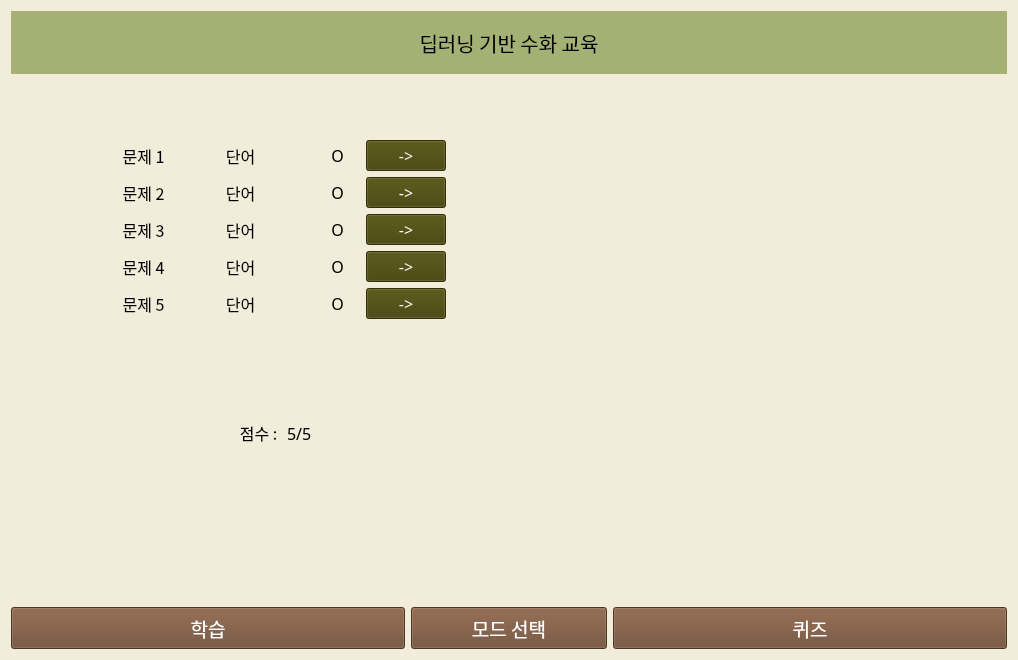
<?xml version="1.0" encoding="UTF-8"?>
<ui version="4.0">
 <class>Form</class>
 <widget class="QWidget" name="Form">
  <property name="geometry">
   <rect>
    <x>0</x>
    <y>0</y>
    <width>1018</width>
    <height>660</height>
   </rect>
  </property>
  <property name="windowTitle">
   <string>Form</string>
  </property>
  <property name="styleSheet">
   <string notr="true">background-color:rgb(242, 236, 218)</string>
  </property>
  <layout class="QGridLayout" name="gridLayout_2">
   <item row="0" column="0">
    <layout class="QGridLayout" name="gridLayout_3">
     <item row="0" column="0">
      <layout class="QGridLayout" name="gridLayout" rowstretch="0,3,25,2">
       <item row="3" column="0">
        <layout class="QHBoxLayout" name="horizontalLayout3" stretch="2,1,2">
         <item>
          <widget class="QPushButton" name="btn_learn">
           <property name="sizePolicy">
            <sizepolicy hsizetype="Minimum" vsizetype="Minimum">
             <horstretch>0</horstretch>
             <verstretch>0</verstretch>
            </sizepolicy>
           </property>
           <property name="font">
            <font>
             <family>한컴 윤고딕 230</family>
             <pointsize>14</pointsize>
            </font>
           </property>
           <property name="styleSheet">
            <string notr="true">QPushButton{
	color: white;
	background-color: rgb(109, 73, 48);
}

QPushButton:hover{
          color: rgb(109, 73, 48);
          background: transparent;
          border: 2px solid brown;
          border-radius: 1px;
}</string>
           </property>
           <property name="text">
            <string>학습</string>
           </property>
          </widget>
         </item>
         <item>
          <widget class="QPushButton" name="btn_mode">
           <property name="sizePolicy">
            <sizepolicy hsizetype="Minimum" vsizetype="Minimum">
             <horstretch>0</horstretch>
             <verstretch>0</verstretch>
            </sizepolicy>
           </property>
           <property name="font">
            <font>
             <family>한컴 윤고딕 230</family>
             <pointsize>14</pointsize>
            </font>
           </property>
           <property name="styleSheet">
            <string notr="true">QPushButton{
	color: white;
	background-color: rgb(109, 73, 48);
}

QPushButton:hover{
          color: rgb(109, 73, 48);
          background: transparent;
          border: 2px solid brown;
          border-radius: 1px;
}</string>
           </property>
           <property name="text">
            <string>모드 선택</string>
           </property>
          </widget>
         </item>
         <item>
          <widget class="QPushButton" name="btn_quiz">
           <property name="sizePolicy">
            <sizepolicy hsizetype="Minimum" vsizetype="Minimum">
             <horstretch>0</horstretch>
             <verstretch>0</verstretch>
            </sizepolicy>
           </property>
           <property name="palette">
            <palette>
             <active>
              <colorrole role="WindowText">
               <brush brushstyle="SolidPattern">
                <color alpha="255">
                 <red>255</red>
                 <green>255</green>
                 <blue>255</blue>
                </color>
               </brush>
              </colorrole>
              <colorrole role="Button">
               <brush brushstyle="SolidPattern">
                <color alpha="255">
                 <red>109</red>
                 <green>73</green>
                 <blue>48</blue>
                </color>
               </brush>
              </colorrole>
              <colorrole role="Text">
               <brush brushstyle="SolidPattern">
                <color alpha="255">
                 <red>255</red>
                 <green>255</green>
                 <blue>255</blue>
                </color>
               </brush>
              </colorrole>
              <colorrole role="ButtonText">
               <brush brushstyle="SolidPattern">
                <color alpha="255">
                 <red>255</red>
                 <green>255</green>
                 <blue>255</blue>
                </color>
               </brush>
              </colorrole>
              <colorrole role="Base">
               <brush brushstyle="SolidPattern">
                <color alpha="255">
                 <red>109</red>
                 <green>73</green>
                 <blue>48</blue>
                </color>
               </brush>
              </colorrole>
              <colorrole role="Window">
               <brush brushstyle="SolidPattern">
                <color alpha="255">
                 <red>109</red>
                 <green>73</green>
                 <blue>48</blue>
                </color>
               </brush>
              </colorrole>
             </active>
             <inactive>
              <colorrole role="WindowText">
               <brush brushstyle="SolidPattern">
                <color alpha="255">
                 <red>255</red>
                 <green>255</green>
                 <blue>255</blue>
                </color>
               </brush>
              </colorrole>
              <colorrole role="Button">
               <brush brushstyle="SolidPattern">
                <color alpha="255">
                 <red>109</red>
                 <green>73</green>
                 <blue>48</blue>
                </color>
               </brush>
              </colorrole>
              <colorrole role="Text">
               <brush brushstyle="SolidPattern">
                <color alpha="255">
                 <red>255</red>
                 <green>255</green>
                 <blue>255</blue>
                </color>
               </brush>
              </colorrole>
              <colorrole role="ButtonText">
               <brush brushstyle="SolidPattern">
                <color alpha="255">
                 <red>255</red>
                 <green>255</green>
                 <blue>255</blue>
                </color>
               </brush>
              </colorrole>
              <colorrole role="Base">
               <brush brushstyle="SolidPattern">
                <color alpha="255">
                 <red>109</red>
                 <green>73</green>
                 <blue>48</blue>
                </color>
               </brush>
              </colorrole>
              <colorrole role="Window">
               <brush brushstyle="SolidPattern">
                <color alpha="255">
                 <red>109</red>
                 <green>73</green>
                 <blue>48</blue>
                </color>
               </brush>
              </colorrole>
             </inactive>
             <disabled>
              <colorrole role="WindowText">
               <brush brushstyle="SolidPattern">
                <color alpha="255">
                 <red>255</red>
                 <green>255</green>
                 <blue>255</blue>
                </color>
               </brush>
              </colorrole>
              <colorrole role="Button">
               <brush brushstyle="SolidPattern">
                <color alpha="255">
                 <red>109</red>
                 <green>73</green>
                 <blue>48</blue>
                </color>
               </brush>
              </colorrole>
              <colorrole role="Text">
               <brush brushstyle="SolidPattern">
                <color alpha="255">
                 <red>255</red>
                 <green>255</green>
                 <blue>255</blue>
                </color>
               </brush>
              </colorrole>
              <colorrole role="ButtonText">
               <brush brushstyle="SolidPattern">
                <color alpha="255">
                 <red>255</red>
                 <green>255</green>
                 <blue>255</blue>
                </color>
               </brush>
              </colorrole>
              <colorrole role="Base">
               <brush brushstyle="SolidPattern">
                <color alpha="255">
                 <red>109</red>
                 <green>73</green>
                 <blue>48</blue>
                </color>
               </brush>
              </colorrole>
              <colorrole role="Window">
               <brush brushstyle="SolidPattern">
                <color alpha="255">
                 <red>109</red>
                 <green>73</green>
                 <blue>48</blue>
                </color>
               </brush>
              </colorrole>
             </disabled>
            </palette>
           </property>
           <property name="font">
            <font>
             <family>한컴 윤고딕 230</family>
             <pointsize>14</pointsize>
            </font>
           </property>
           <property name="styleSheet">
            <string notr="true">QPushButton{
	color: white;
	background-color: rgb(109, 73, 48);
}

QPushButton:hover{
          color: rgb(109, 73, 48);
          background: transparent;
          border: 2px solid brown;
          border-radius: 1px;
}</string>
           </property>
           <property name="text">
            <string>퀴즈</string>
           </property>
          </widget>
         </item>
        </layout>
       </item>
       <item row="1" column="0">
        <layout class="QHBoxLayout" name="horizontalLayout1">
         <item>
          <widget class="QLabel" name="label">
           <property name="font">
            <font>
             <family>한컴 윤고딕 240</family>
             <pointsize>15</pointsize>
            </font>
           </property>
           <property name="styleSheet">
            <string notr="true">background-color:rgb(164, 176, 116)</string>
           </property>
           <property name="text">
            <string>딥러닝 기반 수화 교육</string>
           </property>
           <property name="alignment">
            <set>Qt::AlignCenter</set>
           </property>
          </widget>
         </item>
        </layout>
       </item>
       <item row="2" column="0">
        <layout class="QHBoxLayout" name="horizontalLayout2" stretch="1,1">
         <property name="leftMargin">
          <number>50</number>
         </property>
         <property name="topMargin">
          <number>50</number>
         </property>
         <property name="rightMargin">
          <number>50</number>
         </property>
         <property name="bottomMargin">
          <number>50</number>
         </property>
         <item>
          <layout class="QVBoxLayout" name="verticalLayout" stretch="1,1,1,1,1,2">
           <property name="leftMargin">
            <number>10</number>
           </property>
           <property name="topMargin">
            <number>10</number>
           </property>
           <property name="rightMargin">
            <number>10</number>
           </property>
           <property name="bottomMargin">
            <number>10</number>
           </property>
           <item>
            <layout class="QHBoxLayout" name="horizontalLayout2_1" stretch="1,3,1,1">
             <property name="leftMargin">
              <number>50</number>
             </property>
             <property name="rightMargin">
              <number>50</number>
             </property>
             <item>
              <widget class="QLabel" name="label_text_1">
               <property name="font">
                <font>
                 <family>한컴 윤고딕 230</family>
                 <pointsize>12</pointsize>
                </font>
               </property>
               <property name="text">
                <string>문제 1</string>
               </property>
               <property name="alignment">
                <set>Qt::AlignCenter</set>
               </property>
              </widget>
             </item>
             <item>
              <widget class="QLabel" name="label_word1">
               <property name="font">
                <font>
                 <family>한컴 윤고딕 230</family>
                 <pointsize>12</pointsize>
                </font>
               </property>
               <property name="text">
                <string>단어</string>
               </property>
               <property name="alignment">
                <set>Qt::AlignCenter</set>
               </property>
              </widget>
             </item>
             <item>
              <widget class="QLabel" name="label_check1">
               <property name="font">
                <font>
                 <family>한컴 윤고딕 230</family>
                 <pointsize>12</pointsize>
                </font>
               </property>
               <property name="text">
                <string>O</string>
               </property>
               <property name="alignment">
                <set>Qt::AlignCenter</set>
               </property>
              </widget>
             </item>
             <item>
              <widget class="QPushButton" name="btn_video1">
               <property name="font">
                <font>
                 <family>한컴 윤고딕 230</family>
                 <pointsize>12</pointsize>
                </font>
               </property>
               <property name="styleSheet">
                <string notr="true">QPushButton{
	color: white;
	background-color: rgb(66, 65, 6);
}

QPushButton:hover{
          color: rgb(66, 65, 6);
          background: transparent;
          border: 2px solid dark green;
          border-radius: 1px;
}</string>
               </property>
               <property name="text">
                <string>-&gt;</string>
               </property>
              </widget>
             </item>
            </layout>
           </item>
           <item>
            <layout class="QHBoxLayout" name="horizontalLayout2_2" stretch="1,3,1,1">
             <property name="leftMargin">
              <number>50</number>
             </property>
             <property name="rightMargin">
              <number>50</number>
             </property>
             <item>
              <widget class="QLabel" name="label_text">
               <property name="font">
                <font>
                 <family>한컴 윤고딕 230</family>
                 <pointsize>12</pointsize>
                </font>
               </property>
               <property name="text">
                <string>문제 2</string>
               </property>
               <property name="alignment">
                <set>Qt::AlignCenter</set>
               </property>
              </widget>
             </item>
             <item>
              <widget class="QLabel" name="label_word2">
               <property name="font">
                <font>
                 <family>한컴 윤고딕 230</family>
                 <pointsize>12</pointsize>
                </font>
               </property>
               <property name="text">
                <string>단어</string>
               </property>
               <property name="alignment">
                <set>Qt::AlignCenter</set>
               </property>
              </widget>
             </item>
             <item>
              <widget class="QLabel" name="label_check2">
               <property name="font">
                <font>
                 <family>한컴 윤고딕 230</family>
                 <pointsize>12</pointsize>
                </font>
               </property>
               <property name="text">
                <string>O</string>
               </property>
               <property name="alignment">
                <set>Qt::AlignCenter</set>
               </property>
              </widget>
             </item>
             <item>
              <widget class="QPushButton" name="btn_video2">
               <property name="font">
                <font>
                 <family>한컴 윤고딕 230</family>
                 <pointsize>12</pointsize>
                </font>
               </property>
               <property name="styleSheet">
                <string notr="true">QPushButton{
	color: white;
	background-color: rgb(66, 65, 6);
}

QPushButton:hover{
          color: rgb(66, 65, 6);
          background: transparent;
          border: 2px solid dark green;
          border-radius: 1px;
}</string>
               </property>
               <property name="text">
                <string>-&gt;</string>
               </property>
              </widget>
             </item>
            </layout>
           </item>
           <item>
            <layout class="QHBoxLayout" name="horizontalLayout2_3" stretch="1,3,1,1">
             <property name="leftMargin">
              <number>50</number>
             </property>
             <property name="rightMargin">
              <number>50</number>
             </property>
             <item>
              <widget class="QLabel" name="label_text">
               <property name="font">
                <font>
                 <family>한컴 윤고딕 230</family>
                 <pointsize>12</pointsize>
                </font>
               </property>
               <property name="text">
                <string>문제 3</string>
               </property>
               <property name="alignment">
                <set>Qt::AlignCenter</set>
               </property>
              </widget>
             </item>
             <item>
              <widget class="QLabel" name="label_word3">
               <property name="font">
                <font>
                 <family>한컴 윤고딕 230</family>
                 <pointsize>12</pointsize>
                </font>
               </property>
               <property name="text">
                <string>단어</string>
               </property>
               <property name="alignment">
                <set>Qt::AlignCenter</set>
               </property>
              </widget>
             </item>
             <item>
              <widget class="QLabel" name="label_check3">
               <property name="font">
                <font>
                 <family>한컴 윤고딕 230</family>
                 <pointsize>12</pointsize>
                </font>
               </property>
               <property name="text">
                <string>O</string>
               </property>
               <property name="alignment">
                <set>Qt::AlignCenter</set>
               </property>
              </widget>
             </item>
             <item>
              <widget class="QPushButton" name="btn_video3">
               <property name="font">
                <font>
                 <family>한컴 윤고딕 230</family>
                 <pointsize>12</pointsize>
                </font>
               </property>
               <property name="styleSheet">
                <string notr="true">QPushButton{
	color: white;
	background-color: rgb(66, 65, 6);
}

QPushButton:hover{
          color: rgb(66, 65, 6);
          background: transparent;
          border: 2px solid dark green;
          border-radius: 1px;
}</string>
               </property>
               <property name="text">
                <string>-&gt;</string>
               </property>
              </widget>
             </item>
            </layout>
           </item>
           <item>
            <layout class="QHBoxLayout" name="horizontalLayout2_4" stretch="1,3,1,1">
             <property name="leftMargin">
              <number>50</number>
             </property>
             <property name="rightMargin">
              <number>50</number>
             </property>
             <item>
              <widget class="QLabel" name="label_text">
               <property name="font">
                <font>
                 <family>한컴 윤고딕 230</family>
                 <pointsize>12</pointsize>
                </font>
               </property>
               <property name="text">
                <string>문제 4</string>
               </property>
               <property name="alignment">
                <set>Qt::AlignCenter</set>
               </property>
              </widget>
             </item>
             <item>
              <widget class="QLabel" name="label_word4">
               <property name="font">
                <font>
                 <family>한컴 윤고딕 230</family>
                 <pointsize>12</pointsize>
                </font>
               </property>
               <property name="text">
                <string>단어</string>
               </property>
               <property name="alignment">
                <set>Qt::AlignCenter</set>
               </property>
              </widget>
             </item>
             <item>
              <widget class="QLabel" name="label_check4">
               <property name="font">
                <font>
                 <family>한컴 윤고딕 230</family>
                 <pointsize>12</pointsize>
                </font>
               </property>
               <property name="text">
                <string>O</string>
               </property>
               <property name="alignment">
                <set>Qt::AlignCenter</set>
               </property>
              </widget>
             </item>
             <item>
              <widget class="QPushButton" name="btn_video4">
               <property name="font">
                <font>
                 <family>한컴 윤고딕 230</family>
                 <pointsize>12</pointsize>
                </font>
               </property>
               <property name="styleSheet">
                <string notr="true">QPushButton{
	color: white;
	background-color: rgb(66, 65, 6);
}

QPushButton:hover{
          color: rgb(66, 65, 6);
          background: transparent;
          border: 2px solid dark green;
          border-radius: 1px;
}</string>
               </property>
               <property name="text">
                <string>-&gt;</string>
               </property>
              </widget>
             </item>
            </layout>
           </item>
           <item>
            <layout class="QHBoxLayout" name="horizontalLayout2_5" stretch="1,3,1,1">
             <property name="leftMargin">
              <number>50</number>
             </property>
             <property name="rightMargin">
              <number>50</number>
             </property>
             <property name="bottomMargin">
              <number>0</number>
             </property>
             <item>
              <widget class="QLabel" name="label_text">
               <property name="font">
                <font>
                 <family>한컴 윤고딕 230</family>
                 <pointsize>12</pointsize>
                </font>
               </property>
               <property name="text">
                <string>문제 5</string>
               </property>
               <property name="alignment">
                <set>Qt::AlignCenter</set>
               </property>
              </widget>
             </item>
             <item>
              <widget class="QLabel" name="label_word5">
               <property name="font">
                <font>
                 <family>한컴 윤고딕 230</family>
                 <pointsize>12</pointsize>
                </font>
               </property>
               <property name="text">
                <string>단어</string>
               </property>
               <property name="alignment">
                <set>Qt::AlignCenter</set>
               </property>
              </widget>
             </item>
             <item>
              <widget class="QLabel" name="label_check5">
               <property name="font">
                <font>
                 <family>한컴 윤고딕 230</family>
                 <pointsize>12</pointsize>
                </font>
               </property>
               <property name="text">
                <string>O</string>
               </property>
               <property name="alignment">
                <set>Qt::AlignCenter</set>
               </property>
              </widget>
             </item>
             <item>
              <widget class="QPushButton" name="btn_video5">
               <property name="font">
                <font>
                 <family>한컴 윤고딕 230</family>
                 <pointsize>12</pointsize>
                </font>
               </property>
               <property name="styleSheet">
                <string notr="true">QPushButton{
	color: white;
	background-color: rgb(66, 65, 6);
}

QPushButton:hover{
          color: rgb(66, 65, 6);
          background: transparent;
          border: 2px solid dark green;
          border-radius: 1px;
}</string>
               </property>
               <property name="text">
                <string>-&gt;</string>
               </property>
              </widget>
             </item>
            </layout>
           </item>
           <item>
            <layout class="QHBoxLayout" name="horizontalLayout">
             <item>
              <widget class="QLabel" name="label_2">
               <property name="font">
                <font>
                 <family>한컴 윤고딕 230</family>
                 <pointsize>12</pointsize>
                </font>
               </property>
               <property name="text">
                <string>점수 : </string>
               </property>
               <property name="alignment">
                <set>Qt::AlignRight|Qt::AlignTrailing|Qt::AlignVCenter</set>
               </property>
              </widget>
             </item>
             <item>
              <widget class="QLabel" name="lb_score">
               <property name="font">
                <font>
                 <family>한컴 윤고딕 230</family>
                 <pointsize>12</pointsize>
                </font>
               </property>
               <property name="text">
                <string>5/5</string>
               </property>
              </widget>
             </item>
            </layout>
           </item>
          </layout>
         </item>
         <item>
          <layout class="QVBoxLayout" name="verticalLayout_2">
           <property name="leftMargin">
            <number>20</number>
           </property>
           <property name="topMargin">
            <number>20</number>
           </property>
           <property name="rightMargin">
            <number>20</number>
           </property>
           <property name="bottomMargin">
            <number>20</number>
           </property>
           <item>
            <widget class="QLabel" name="lb_video">
             <property name="text">
              <string/>
             </property>
            </widget>
           </item>
          </layout>
         </item>
        </layout>
       </item>
      </layout>
     </item>
    </layout>
   </item>
  </layout>
 </widget>
 <resources/>
 <connections/>
</ui>
